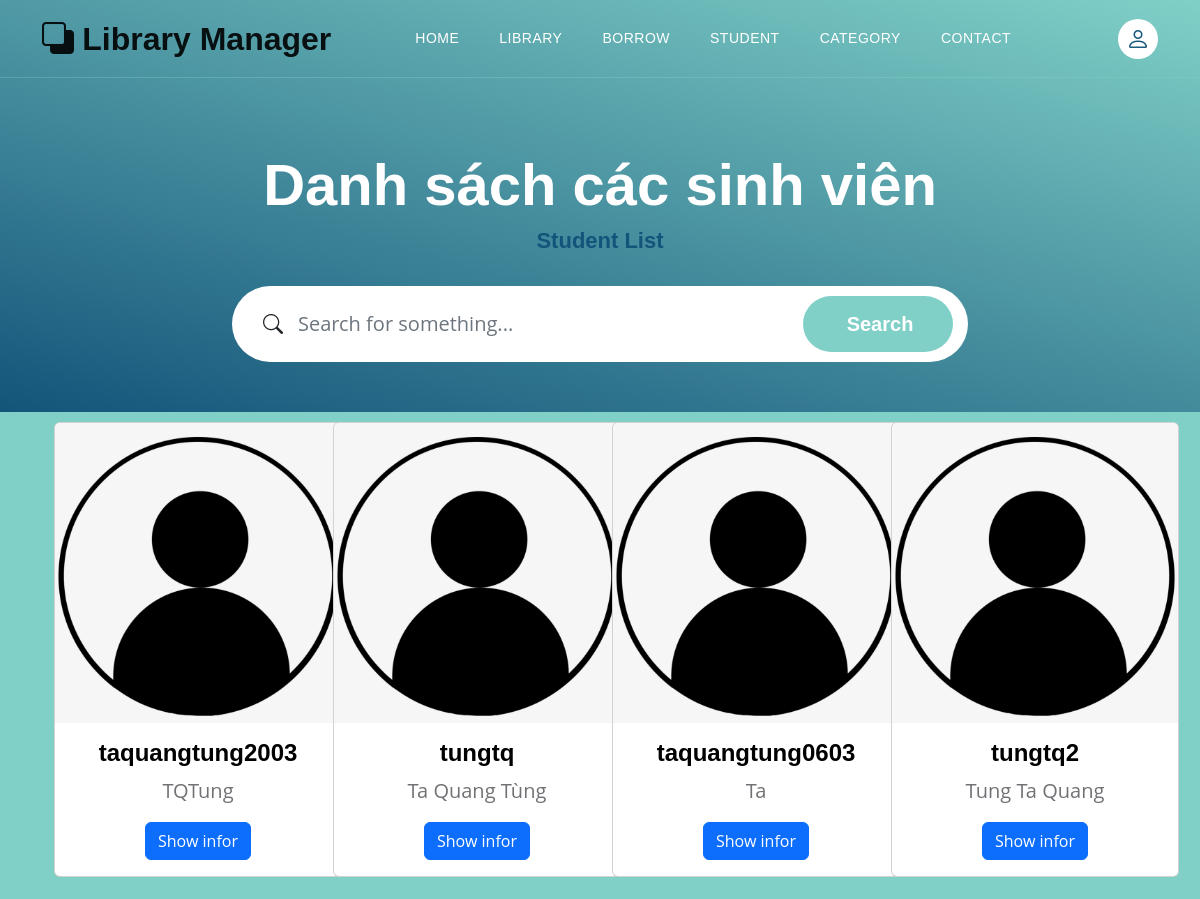
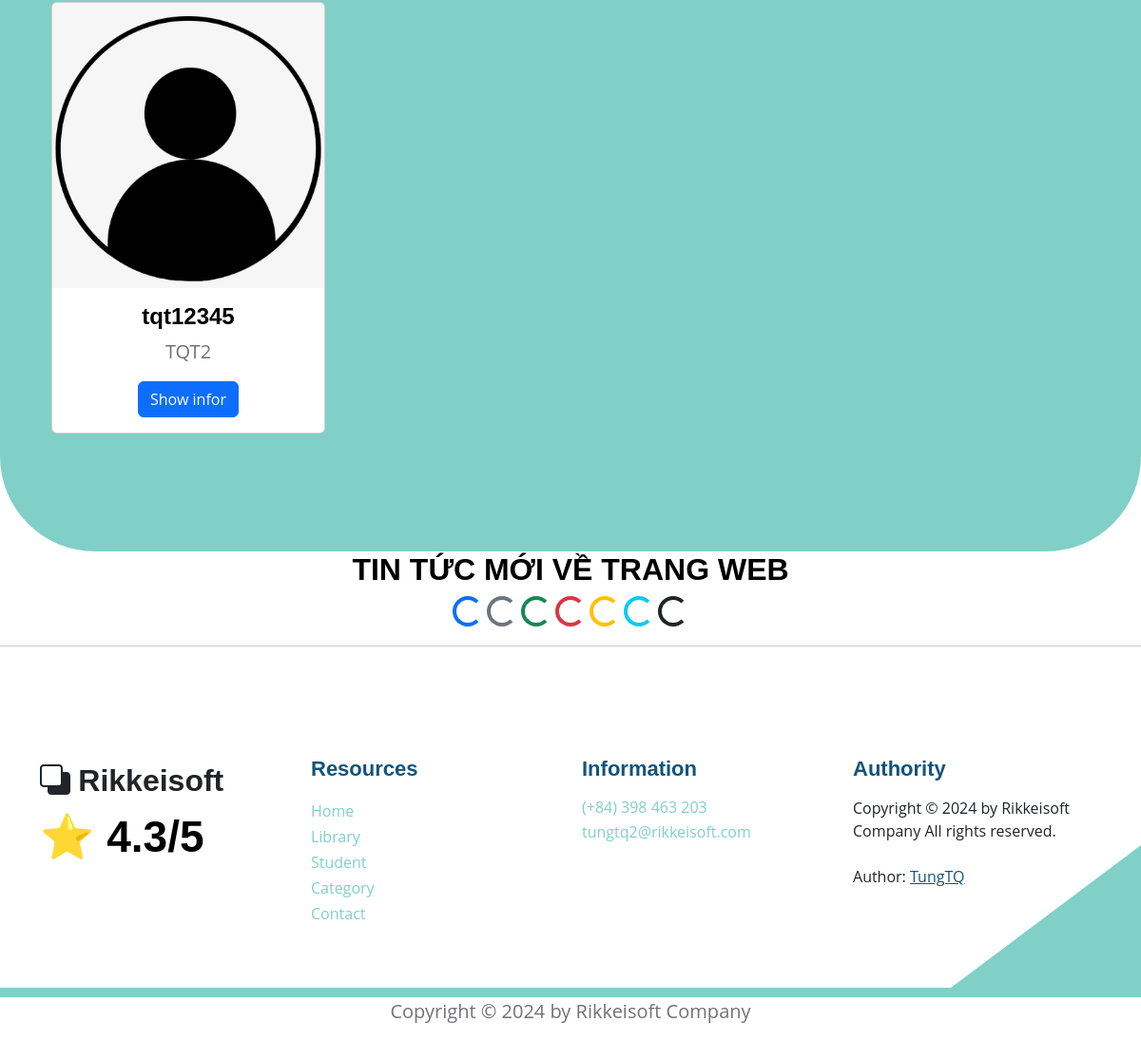
Screenshot of /users with the database file from the repository (2 pictures, top to bottom).
### models.py (models this page shows)
class User(Base):
    __tablename__ = 'users'
    username = Column(String(30), primary_key=True, unique=True, index=True)
    fullname = Column(String(100), index=True)
    email = Column(String(100), index=True)
    password = Column(String(100), index=True)
    role = Column(Integer, index=True)
    delete_flag = Column(Integer, index=True)
    books = relationship("Book", back_populates="user")

### main.py (the view)
@app.get('/users', response_class=HTMLResponse)
async def get_all_users(request: Request, page: int = Query(1, gt=0), page_size: int = Query(8, gt=0), db: Session = Depends(models.get_db)):
    mean_star = get_mean_star(db)
    offset = (page - 1) * page_size
    all_users = db.query(models.User).filter(models.User.delete_flag == 0).offset(offset).limit(page_size).all()
    total_users = db.query(models.User).filter(models.User.delete_flag == 0).count()
    total_pages = (total_users + page_size - 1) // page_size    # Tinh tổng số trang sẽ có
    return templates.TemplateResponse("student_list.html", {
        "request": request,
        "all_users": all_users,
        "mean_star": mean_star,
        "page": page,
        "total_users": total_users,
        "total_pages": total_pages})

### templates/student_list.html (shortened to what this page needs)
{% extends "base.html" %}
{% block content %}
<section class="hero-section d-flex justify-content-center align-items-center" id="section_1"
    style="padding-bottom: 50px;">
    <div class="container">
        <div class="row">
            <div class="col-lg-8 col-12 mx-auto">
                <h1 class="text-white text-center"> Danh sách các sinh viên </h1>
                <h6 class="text-center"> Student List </h6>
                <form action="/users/search_students" method="get" class="custom-form mt-4 pt-2 mb-lg-0 mb-5"
                    role="search">
                    <div class="input-group input-group-lg">
                        <span class="input-group-text bi-search" id="basic-addon1">
                        </span>
                        <input name="searching" type="search" class="form-control" id="searching"
                            placeholder="Search for something..." aria-label="Search">
                        <button type="submit" class="form-control">Search</button>
                    </div>
                </form>
            </div>
        </div>
    </div>
</section>
<section class="featured-section">
    <div class="container">
        <div class="container text-center bg-body-secondary">
            <div style="padding-top: 110px;">
                <div class="row">
                    {% for student in all_users %}
                    <div class="col-md-6 col-lg-4 col-xl-3 mb-4">
                        <div class="card" style="width: 18rem;">
                            <img src="static/images/default_avatar.png" class="card-img-top"
                                alt="https://placehold.co/200x150"
                                style="transition: transform 0.3s ease-in-out, filter 0.3s ease-in-out;"
                                onmouseover="this.style.transform='scale(1.1)'; this.style.filter='brightness(80%)';"
                                onmouseout="this.style.transform='scale(1)'; this.style.filter='brightness(100%)';">
                            <div class="card-body">
                                <h5 class="card-title"> {{student.username}} </h5>
                                <p class="card-text"> {{student.fullname}} </p>
                                {% if request.cookies.get('token') %}
                                <div class="btn-group mt-auto" role="group" aria-label="Button Click">
                                    <a href="users/detail_student?username_choice={{student.username}}" class="btn btn-primary"> Show Infor </a>
                                    <a href="users/get_admin?finded_username={{student.username}}" class="btn btn-warning"> Change Rule </a>
                                </div>
                                {% else %}
                                <a href="users/detail_student?username_choice={{student.username}}" class="btn btn-primary"> Show infor </a>
                                {% endif %}
                            </div>
                        </div>
                    </div>
                    {% endfor %}
                </div>
            </div>
        </div>
    </div>
</section>
<div style="text-align: center;">
    <h3> TIN TỨC MỚI VỀ TRANG WEB </h3>
    <div class="spinner-border text-primary" role="status">
    </div>
    <div class="spinner-border text-secondary" role="status">
    </div>
    <div class="spinner-border text-success" role="status">
    </div>
    <div class="spinner-border text-danger" role="status">
    </div>
    <div class="spinner-border text-warning" role="status">
    </div>
    <div class="spinner-border text-info" role="status">
    </div>
    <div class="spinner-border text-dark" role="status">
    </div>
</div>
<hr>
{% endblock content %}

### static/css/templatemo-topic-listing.css (style rules this page uses)
:root { --white-color: #ffffff; --primary-color: #13547a; --secondary-color: #80d0c7; --section-bg-color: #f0f8ff; --custom-btn-bg-color: #80d0c7; --custom-btn-bg-hover-color: #13547a; --dark-color: #000000; --p-color: #717275; --border-color: #7fffd4; --link-hover-color: #13547a; --body-font-family: 'Open Sans', sans-serif; --title-font-family: 'Montserrat', sans-serif; --h1-font-size: 58px; --h2-font-size: 46px; --h3-font-size: 32px; --h4-font-size: 28px; --h5-font-size: 24px; --h6-font-size: 22px; --p-font-size: 20px; --menu-font-size: 14px; --btn-font-size: 18px; --copyright-font-size: 16px; --border-radius-large: 100px; --border-radius-medium: 20px; --border-radius-small: 10px; --font-weight-normal: 400; --font-weight-medium: 500; --font-weight-semibold: 600; --font-weight-bold: 700; }
body { background-color: var(--white-color); font-family: var(--body-font-family); }
h2, h3, h4, h5, h6 { color: var(--dark-color); }
h1, h2, h3, h4, h5, h6 { font-family: var(--title-font-family); font-weight: var(--font-weight-semibold); }
h1 { font-size: var(--h1-font-size); font-weight: var(--font-weight-bold); }
h3 { font-size: var(--h3-font-size); }
h5 { font-size: var(--h5-font-size); }
h6 { color: var(--primary-color); font-size: var(--h6-font-size); }
p { color: var(--p-color); font-size: var(--p-font-size); font-weight: var(--font-weight-normal); }
a, button { touch-action: manipulation; transition: all 0.3s; }
a { display: inline-block; color: var(--primary-color); text-decoration: none; }
.hero-section { background-image: linear-gradient(15deg, #13547a 0%, #80d0c7 100%); position: relative; overflow: hidden; padding-top: 150px; padding-bottom: 150px; }
.hero-section .input-group { background-color: var(--white-color); border-radius: var(--border-radius-large); padding: 10px 15px; }
.hero-section .input-group-text { background-color: transparent; border: 0; }
.hero-section input[type="search"] { border: 0; box-shadow: none; margin-bottom: 0; padding-left: 0; }
.hero-section button[type="submit"] { background-color: var(--primary-color); border: 0; border-radius: var(--border-radius-large) !important; color: var(--white-color); max-width: 150px; }
.featured-section { background-color: var(--secondary-color); border-radius: 0 0 100px 100px; padding-bottom: 100px; }
.featured-section .row { position: relative; bottom: 100px; margin-bottom: -100px; }
.custom-form .form-control { border-radius: var(--border-radius-large); color: var(--p-color); margin-bottom: 24px; padding-top: 13px; padding-bottom: 13px; padding-left: 20px; outline: none; }
.custom-form button[type="submit"] { background: var(--custom-btn-bg-color); border: none; border-radius: var(--border-radius-large); color: var(--white-color); font-family: var(--title-font-family); font-size: var(--p-font-size); font-weight: var(--font-weight-semibold); transition: all 0.3s; margin-bottom: 0; }

### rows the page displays
User: username "taquangtung2003", fullname "TQTung"
User: username "tungtq", fullname "Ta Quang Tùng"
User: username "taquangtung0603", fullname "Ta"
User: username "tungtq2", fullname "Tung Ta Quang"
User: username "tqt12345", fullname "TQT2"

### other values shown
{{ mean_star }} "4.3"
